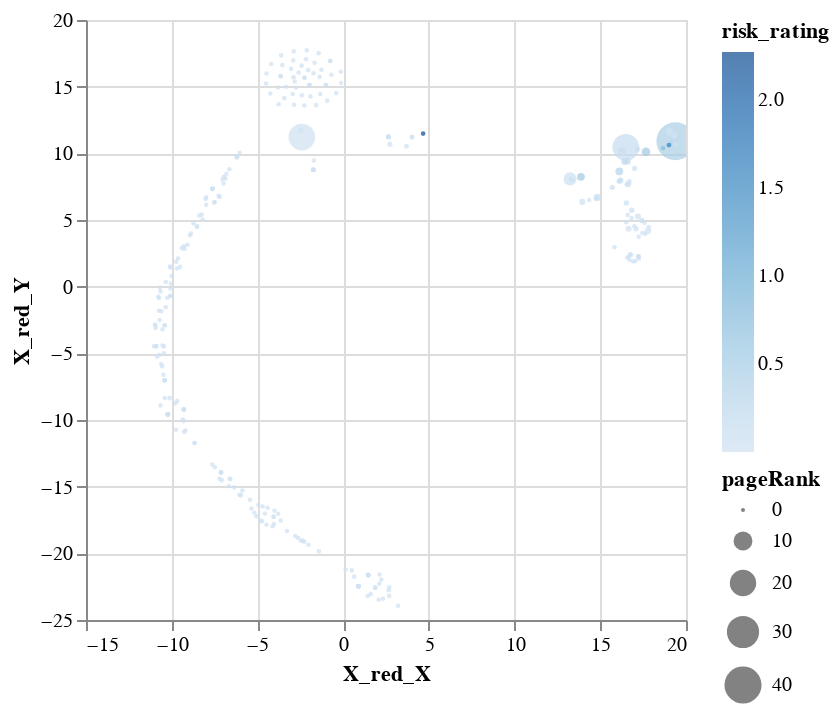

The code cell stored with this chart in its notebook:
### Code cell
##Interactive plot of embeddings and associated graph properties
alt.Chart(TSNE_components).mark_circle(size=60).encode(
    x='X_red_X',
    y='X_red_Y',
    size='pageRank',
    color='risk_rating',
    tooltip=['btc_id', 'total_amount', 'out_deg', 'in_deg', 'risk_rating']
).interactive()

### Figure 1 — Vega-Lite specification as saved in the notebook (floating-point values rounded to 4 significant figures; data arrays with more than 128 entries replaced by an {"elided": "..."} marker saying what was removed)
{"config": {"view": {"continuousWidth": 300, "continuousHeight": 300}}, "data": {"name": "data-2ffee03a2f0d582be7f3e4bac2e67c27"}, "mark": {"type": "circle", "size": 60}, "encoding": {"color": {"field": "risk_rating", "type": "quantitative"}, "size": {"field": "pageRank", "type": "quantitative"}, "tooltip": [{"field": "btc_id", "type": "nominal"}, {"field": "total_amount", "type": "quantitative"}, {"field": "out_deg", "type": "quantitative"}, {"field": "in_deg", "type": "quantitative"}, {"field": "risk_rating", "type": "quantitative"}], "x": {"field": "X_red_X", "type": "quantitative"}, "y": {"field": "X_red_Y", "type": "quantitative"}}, "params": [{"name": "param_1", "select": {"type": "interval", "encodings": ["x", "y"]}, "bind": "scales"}], "$schema": "https://vega.github.io/schema/vega-lite/v5.15.1.json", "datasets": {"data-2ffee03a2f0d582be7f3e4bac2e67c27": {"elided": "299 records"}}}
